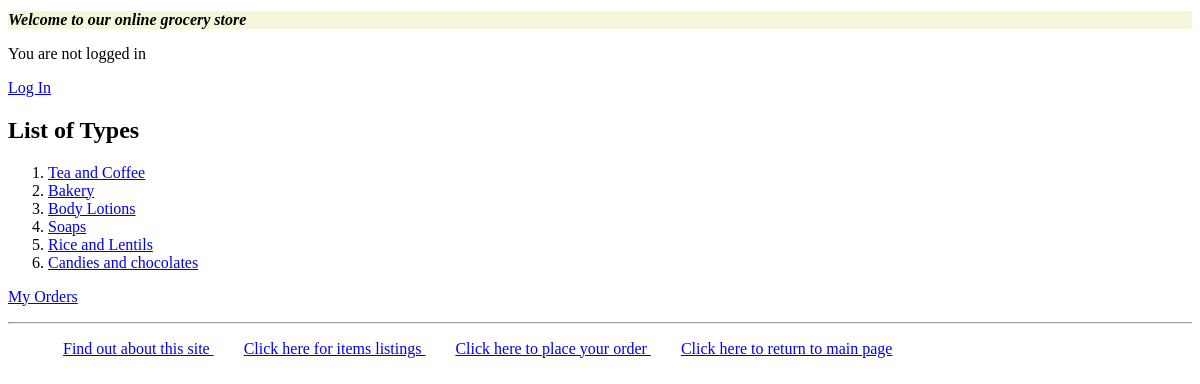
Screenshot of /grocsite/ with the database file from the repository.
### myapp1/models.py (models this page shows, shortened)
class Type(models.Model):
    name = models.CharField(max_length=200)

### myapp1/views.py (the view)
# urls.py: path('', views.index, name='index'),
def index(request):
    type_list = Type.objects.all().order_by('id')[:7]
    return render(request, 'myapp1/index0.html', {'type_list': type_list})

### templates/myapp1/index0.html
{% extends 'myapp1/base.html' %}
{% block body_block %}
<div>
    {% if user.is_authenticated %}
        Hi {{ user.username }}!
        <p><a href="{% url 'myapp1:user_logout' %}">Log Out</a></p>
    {% else %}
      <p>You are not logged in</p>
      <a href="{% url 'myapp1:user_login' %}">Log In</a>
    {% endif %}
    {% if type_list %}
        <h2> List of Types </h2>
        <ol>
            {% for type in type_list %}
                <li><a href="{% url 'myapp1:details' type.pk %}"> {{ type.name}} </a></li>
            {% endfor %}
        </ol>
    {% else %}
        <strong> None of the types is available! </strong>
    {% endif %}
<p><a href={% url 'myapp1:myorders'%}>My Orders</a></p>
    </div>
{% endblock %}

### rows the page displays
Type: name "Tea and Coffee"
Type: name "Bakery"
Type: name "Body Lotions"
Type: name "Soaps"
Type: name "Rice and Lentils"
Type: name "Candies and chocolates"
